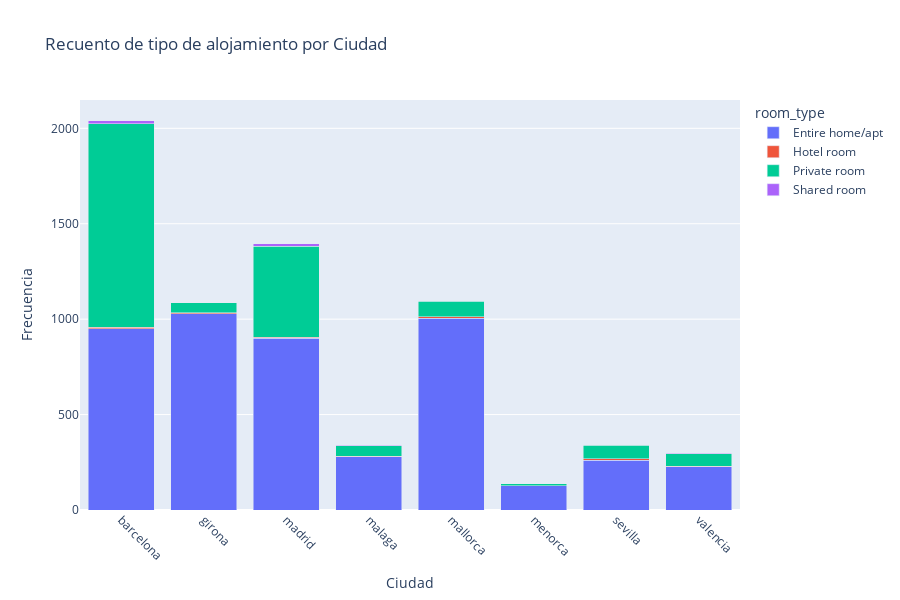

The code cell stored with this chart in its notebook:
### Markdown cell above
Recuento tipo de alojamiento por Ciudad

### Code cell
# Agrupar por 'city' y 'room_type' para obtener el conteo
room_city_count = df_op.groupby(['city', 'room_type']).size().reset_index(name='count')

# Crear el gráfico de barras apiladas
fig = px.bar(room_city_count, x='city', y='count', color='room_type', 
             title='Recuento de tipo de alojamiento por Ciudad', 
             labels={'city': 'City'}, 
             height=600, barmode='stack')

# Configurar el gráfico
fig.update_layout(xaxis_title='Ciudad', yaxis_title='Frecuencia', xaxis_tickangle=45)

fig.show()

### Figure 1 — Plotly figure (JSON) as saved in the notebook; plotly's stock layout.template omitted (floating-point values rounded to 4 significant figures)
{"data": [{"hovertemplate": "room_type=Entire home/apt<br>City=%{x}<br>count=%{y}<extra></extra>", "legendgroup": "Entire home/apt", "marker": {"color": "#636efa", "pattern": {"shape": ""}}, "name": "Entire home/apt", "orientation": "v", "showlegend": true, "textposition": "auto", "type": "bar", "x": ["barcelona", "girona", "madrid", "malaga", "mallorca", "menorca", "sevilla", "valencia"], "xaxis": "x", "y": [950, 1029, 901, 278, 1006, 128, 262, 226], "yaxis": "y"}, {"hovertemplate": "room_type=Hotel room<br>City=%{x}<br>count=%{y}<extra></extra>", "legendgroup": "Hotel room", "marker": {"color": "#EF553B", "pattern": {"shape": ""}}, "name": "Hotel room", "orientation": "v", "showlegend": true, "textposition": "auto", "type": "bar", "x": ["barcelona", "girona", "madrid", "malaga", "mallorca", "sevilla", "valencia"], "xaxis": "x", "y": [7, 4, 5, 3, 7, 7, 2], "yaxis": "y"}, {"hovertemplate": "room_type=Private room<br>City=%{x}<br>count=%{y}<extra></extra>", "legendgroup": "Private room", "marker": {"color": "#00cc96", "pattern": {"shape": ""}}, "name": "Private room", "orientation": "v", "showlegend": true, "textposition": "auto", "type": "bar", "x": ["barcelona", "girona", "madrid", "malaga", "mallorca", "menorca", "sevilla", "valencia"], "xaxis": "x", "y": [1066, 52, 475, 55, 80, 10, 71, 66], "yaxis": "y"}, {"hovertemplate": "room_type=Shared room<br>City=%{x}<br>count=%{y}<extra></extra>", "legendgroup": "Shared room", "marker": {"color": "#ab63fa", "pattern": {"shape": ""}}, "name": "Shared room", "orientation": "v", "showlegend": true, "textposition": "auto", "type": "bar", "x": ["barcelona", "madrid", "malaga", "mallorca", "sevilla", "valencia"], "xaxis": "x", "y": [18, 15, 3, 3, 1, 3], "yaxis": "y"}], "layout": {"barmode": "stack", "height": 600, "legend": {"title": {"text": "room_type"}, "tracegroupgap": 0}, "title": {"text": "Recuento de tipo de alojamiento por Ciudad"}, "xaxis": {"anchor": "y", "domain": [0, 1], "tickangle": 45, "title": {"text": "Ciudad"}}, "yaxis": {"anchor": "x", "domain": [0, 1], "title": {"text": "Frecuencia"}}}}
